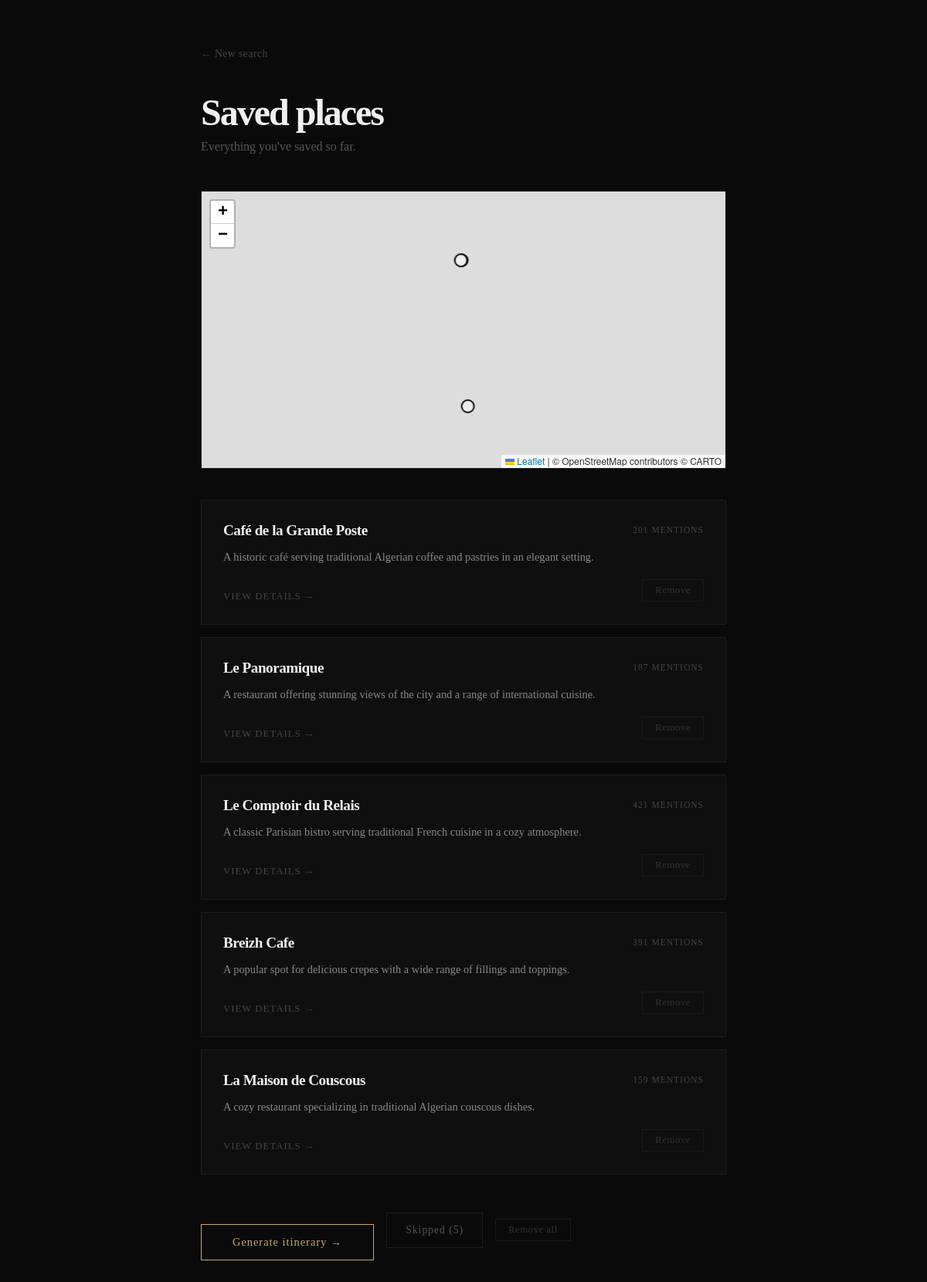
The app's page /saved (signed in) with its own data.
### backend/main.py (models this page shows)
class SavedPlace(db.Model):
    id = db.Column(db.Integer, primary_key=True)
    name = db.Column(db.String(200), nullable=False)
    summary = db.Column(db.Text, nullable=False)
    score = db.Column(db.String(50), nullable=False)
    city = db.Column(db.String(100), nullable=False)
    user_id = db.Column(db.Integer, db.ForeignKey("user.id"), nullable=False)
    lat = db.Column(db.Float, nullable=True)
    lon = db.Column(db.Float, nullable=True)

### backend/main.py (the view)
@app.route("/saved")
@login_required
def saved():
    places = SavedPlace.query.filter_by(user_id=current_user.id).all()
    places_with_coords = []
    for place in places:
        places_with_coords.append({
            "id": place.id,
            "name": place.name,
            "summary": place.summary,
            "score": place.score,
            "city": place.city,
            "lat": place.lat,
            "lon": place.lon
        })
    return render_template("saved.html", places=places_with_coords)

### backend/main.py (called while the page is built)
@login_manager.user_loader
def load_user(user_id):
    return User.query.get(int(user_id))

### templates/saved.html (shortened to what this page needs)
<!DOCTYPE html>
<html lang="en">
<head>
    <link rel="stylesheet" href="/static/style.css">
    <link rel="stylesheet" href="https://unpkg.com/leaflet@1.9.4/dist/leaflet.css"/>
</head>
<body>
    <div class="container">
        <a href="/" class="back">← New search</a>
        <h1>Saved places</h1>
        <p class="tagline">Everything you've saved so far.</p>
        {% if places %}
        <div id="map"></div>
        <div class="cards">
            {% for place in places %}
            <div class="card">
                <div class="card-header">
                    <h2>{{ place.name }}</h2>
                    <span class="score">{{ place.score }}</span>
                </div>
                <p class="summary">{{ place.summary }}</p>
                <div class="card-actions">
                    <a href="/place?name={{ place.name }}&city={{ place.city }}" class="detail-link">View details →</a>
                    <form action="/saved/delete/{{ place.id }}" method="POST">
                        <button type="submit" class="delete-btn">Remove</button>
                    </form>
                </div>
            </div>
            {% endfor %}
        </div>
<div class="saved-actions">
            <a href="/itinerary" class="btn-itinerary">Generate itinerary →</a>
            <a href="/skipped" class="btn-skipped">Skipped ({{ places|length }})</a>
            <form action="/saved/delete-all" method="POST">
                <button type="submit" class="delete-btn" onclick="return confirm('Move all saved places to skipped?')">Remove all</button>
            </form>
        </div>
        {% else %}
        <p style="color:#888">Nothing saved yet. Go search a city and save some places.</p>
        <a href="/skipped" class="back" style="margin-top:16px; display:inline-block;">View skipped places</a>
        {% endif %}
    </div>
</body>
</html>

### static/style.css (style rules this page uses)
* { margin: 0; padding: 0; box-sizing: border-box; }
body { background: #0a0a0a; color: #f0f0f0; font-family: 'Georgia', serif; min-height: 100vh; padding: 60px 20px; }
.container { max-width: 680px; margin: 0 auto; animation: fadeUp 0.6s ease forwards; opacity: 0; }
h1 { font-size: 3rem; letter-spacing: -2px; margin-bottom: 8px; }
.tagline { color: #555; font-size: 1rem; margin-bottom: 48px; }
form { display: flex; flex-direction: column; gap: 16px; }
button { background: #f0f0f0; color: #0a0a0a; border: none; padding: 14px 40px; font-size: 1rem; font-family: 'Georgia', serif; cursor: pointer; transition: background 0.2s, transform 0.1s; align-self: flex-start; }
.back { display: inline-block; color: #444; text-decoration: none; font-size: 0.85rem; margin-bottom: 40px; transition: color 0.2s; letter-spacing: 0.5px; }
.cards { display: flex; flex-direction: column; gap: 16px; margin-top: 16px; }
.card { border: 1px solid #1e1e1e; padding: 28px; transition: border-color 0.2s, transform 0.2s; background: #0f0f0f; }
.card-header { display: flex; justify-content: space-between; align-items: flex-start; margin-bottom: 12px; }
.card h2 { font-size: 1.2rem; letter-spacing: -0.5px; }
.score { font-size: 0.72rem; color: #444; white-space: nowrap; margin-left: 16px; margin-top: 4px; text-transform: uppercase; letter-spacing: 1px; }
.summary { color: #888; font-size: 0.9rem; line-height: 1.6; margin-bottom: 16px; }
.detail-link { display: inline-block; margin-top: 16px; color: #444; font-size: 0.8rem; letter-spacing: 1px; text-transform: uppercase; transition: color 0.2s; text-decoration: none; }
.card-actions { display: flex; justify-content: space-between; align-items: center; margin-top: 16px; }
.delete-btn { background: transparent; color: #333; border: 1px solid #1a1a1a; padding: 6px 16px; font-size: 0.8rem; font-family: 'Georgia', serif; cursor: pointer; transition: all 0.2s; align-self: auto; letter-spacing: 0.5px; }
.btn-itinerary { display: inline-block; margin-top: 32px; background: transparent; color: #c8a96e; text-decoration: none; padding: 14px 40px; font-size: 0.9rem; font-family: 'Georgia', serif; border: 1px solid #c8a96e; transition: all 0.2s; letter-spacing: 1px; }
#map { width: 100%; height: 360px; margin-bottom: 40px; border: 1px solid #1e1e1e; }
.saved-actions { display: flex; align-items: center; gap: 16px; margin-top: 32px; flex-wrap: wrap; }
.btn-skipped { display: inline-block; color: #555; text-decoration: none; padding: 14px 24px; font-size: 0.85rem; font-family: 'Georgia', serif; border: 1px solid #1e1e1e; transition: all 0.2s; letter-spacing: 1px; }

### records on screen
SavedPlace: name "Café de la Grande Poste", score "201 MENTIONS", summary "A historic café serving traditional Algerian coffee and pastries in an elegant setting."
SavedPlace: name "Le Panoramique", score "187 MENTIONS", summary "A restaurant offering stunning views of the city and a range of international cuisine."
SavedPlace: name "Le Comptoir du Relais", score "421 MENTIONS", summary "A classic Parisian bistro serving traditional French cuisine in a cozy atmosphere."
SavedPlace: name "Breizh Cafe", score "391 MENTIONS", summary "A popular spot for delicious crepes with a wide range of fillings and toppings."
SavedPlace: name "La Maison de Couscous", score "159 MENTIONS", summary "A cozy restaurant specializing in traditional Algerian couscous dishes."

### other values on screen
{{ places|length }} "5"
